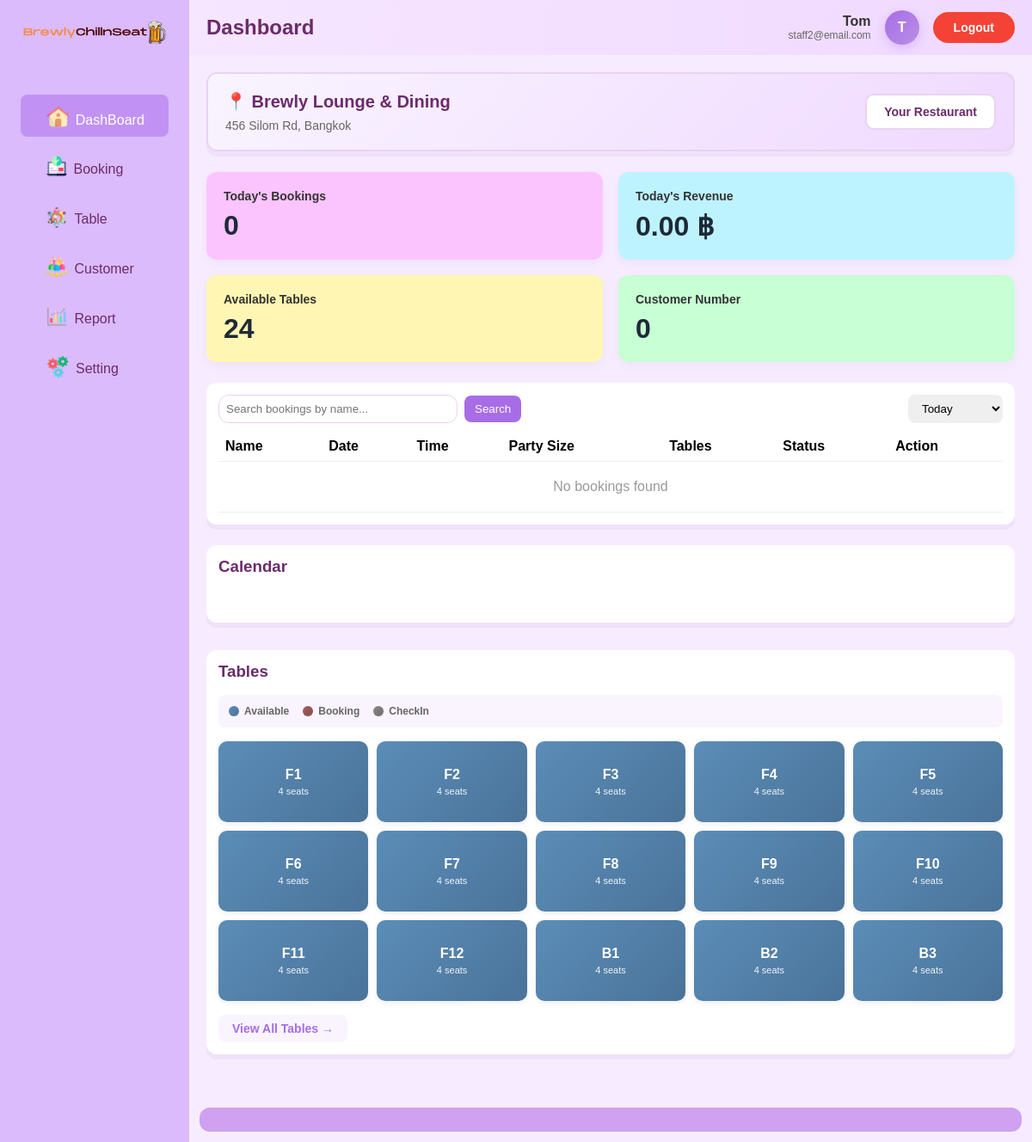
Screenshot of /project/staff/index.php (signed in) with the database file from the repository.
### tables this page shows
CREATE TABLE `restaurant` (
  `restaurant_id` int(11) NOT NULL,
  `rest_name` varchar(100) NOT NULL,
  `rest_description` text NOT NULL,
  `open_time` time NOT NULL,
  `close_time` time NOT NULL,
  `rest_phone` varchar(10) NOT NULL,
  `rest_status` enum('OPEN','CLOSED') DEFAULT 'OPEN',
  `rest_address` text NOT NULL,
  `rest_email` varchar(100) NOT NULL
);

CREATE TABLE `table` (
  `table_id` int(11) NOT NULL,
  `area_id` int(11) NOT NULL,
  `table_number` varchar(10) NOT NULL,
  `capacity` int(10) UNSIGNED NOT NULL,
  `table_status` enum('AVAILABLE','OCCUPIED','UNAVAILABLE') DEFAULT 'AVAILABLE'
);

### project/staff/dashboard.php (the view, shortened to what this page needs)
<?php
require_once '../connect.php';
$staff_restaurant_id = $_SESSION['restaurant_id'] ?? null;
$sql = "SELECT * FROM restaurant WHERE restaurant_id = ? LIMIT 1";
$stmt = $mysqli->prepare($sql);
$stmt->bind_param("i", $staff_restaurant_id);
$stmt->execute();
$result = $stmt->get_result();
$restaurant = $result->fetch_assoc();
$sql = "SELECT COUNT(*) as total
        FROM reservation
        WHERE reserve_date = CURDATE()
        AND reserve_status != 'CANCELLED'
        AND restaurant_id = ?";
$stmt = $mysqli->prepare($sql);
$stmt->bind_param("i", $staff_restaurant_id);
$stmt->execute();
$result = $stmt->get_result();
$todayBookings = $result->fetch_assoc()['total'];
$sql = "SELECT COALESCE(SUM(p.payment_amount), 0) as total
        FROM payment p
        INNER JOIN reservation r ON p.reserve_id = r.reserve_id
        WHERE DATE(p.paid_at) = CURDATE()
        AND p.payment_status = 'PAID'
        AND r.reserve_status != 'CANCELLED'
        AND r.restaurant_id = ?";
$stmt = $mysqli->prepare($sql);
$stmt->bind_param("i", $staff_restaurant_id);
$stmt->execute();
$result = $stmt->get_result();
$todayRevenue = $result->fetch_assoc()['total'];
$sql = "SELECT COUNT(*) as total
        FROM `table` t
        INNER JOIN area a ON t.area_id = a.area_id
        WHERE t.table_status = 'AVAILABLE'
        AND a.restaurant_id = ?
        AND NOT EXISTS (
            SELECT 1
            FROM reservation r
            INNER JOIN reservation_tables rt ON r.reserve_id = rt.reserve_id
            WHERE rt.table_id = t.table_id
            AND r.reserve_status IN ('CONFIRMED', 'HOLD')
            AND DATE(r.reserve_date) = CURDATE()
        )";
$stmt = $mysqli->prepare($sql);
$stmt->bind_param("i", $staff_restaurant_id);
$stmt->execute();
$result = $stmt->get_result();
$availableTables = $result->fetch_assoc()['total'];
$sql = "SELECT COUNT(DISTINCT r.user_id) as total
        FROM reservation r
        INNER JOIN user u ON r.user_id = u.user_id
        WHERE r.reserve_date = CURDATE()
        AND r.reserve_status != 'CANCELLED'
        AND r.restaurant_id = ?
        AND u.is_active = 'Y'";
$stmt = $mysqli->prepare($sql);
$stmt->bind_param("i", $staff_restaurant_id);
$stmt->execute();
$result = $stmt->get_result();
$customerNumber = $result->fetch_assoc()['total'];
$searchName = isset($_GET['search']) ? trim($_GET['search']) : '';
$bookings = [];
$sql = "SELECT
            t.table_id,
            t.table_number,
            t.capacity,
            a.area_id,
            CASE
                -- ถ้าโต๊ะถูก set เป็น UNAVAILABLE ใน table (ปิดใช้งานชั่วคราว)
                WHEN t.table_status = 'UNAVAILABLE' THEN 'UNAVAILABLE'
                -- ถ้ามีการจองที่ CONFIRMED หรือ HOLD วันนี้
                WHEN EXISTS (
                    SELECT 1
                    FROM reservation r
                    JOIN reservation_tables rt ON r.reserve_id = rt.reserve_id
                    WHERE rt.table_id = t.table_id
                    AND r.reserve_status IN ('CONFIRMED', 'HOLD')
                    AND DATE(r.reserve_date) = CURDATE()
                ) THEN 'OCCUPIED'
                -- ถ้าไม่มีเงื่อนไขใดเป็นจริง = ว่าง
                ELSE 'AVAILABLE'
            END as table_status
        FROM `table` t
        INNER JOIN area a ON t.area_id = a.area_id
        WHERE a.restaurant_id = ?
        ORDER BY a.area_id, t.table_id
        LIMIT 15";
$stmt = $mysqli->prepare($sql);
$stmt->bind_param("i", $staff_restaurant_id);
$stmt->execute();
$result = $stmt->get_result();
$tables = [];
while ($row = $result->fetch_assoc()) {
    $tables[] = $row;
}
?>
<div class="card" style="margin-bottom: 24px; padding: 20px; background: linear-gradient(135deg, #f9f4ff 0%, #f0d9ff 100%); border: 2px solid #e8d3f2;">
    <div style="display: flex; justify-content: space-between; align-items: center; flex-wrap: wrap; gap: 16px;">
        <div>
            <h3 style="margin: 0 0 8px 0; color: #6b2b6b; font-size: 20px; font-weight: 700;">
                📍 <?= htmlspecialchars($restaurant['rest_name']) ?>
            </h3>
            <p style="margin: 0; color: #666; font-size: 14px;">
                <?= htmlspecialchars($restaurant['rest_address']) ?>
            </p>
        </div>
        <div style="padding: 10px 20px; background: white; border-radius: 10px; border: 2px solid #e8d3f2;">
            <span style="font-weight: 600; color: #6b2b6b; font-size: 14px;">Your Restaurant</span>
        </div>
    </div>
</div>
<div class="stats-grid">
    <div class="stat-card" style="background:#fbc4ff;">
        <div class="stat-label">Today's Bookings</div>
        <div class="stat-value"><?= $todayBookings ?></div>
    </div>
    <div class="stat-card" style="background:#bdf3ff;">
        <div class="stat-label">Today's Revenue</div>
        <div class="stat-value"><?= number_format($todayRevenue, 2) ?> ฿</div>
    </div>
    <div class="stat-card" style="background:#fff6b3;">
        <div class="stat-label">Available Tables</div>
        <div class="stat-value"><?= $availableTables ?></div>
    </div>
    <div class="stat-card" style="background:#c8ffd4;">
        <div class="stat-label">Customer Number</div>
        <div class="stat-value"><?= $customerNumber ?></div>
    </div>
</div>
<div class="card">
    <div class="controls">
        <form method="GET" style="display:flex;gap:8px;width:100%;align-items:center">
            <input
                class="search"
                name="search"
                placeholder="Search bookings by name..."
                value="<?= htmlspecialchars($searchName) ?>">
            <button type="submit" class="btn primary">Search</button>
            <select class="btn" style="margin-left:auto">
                <option>Today</option>
            </select>
        </form>
    </div>
    <table class="table">
        <thead>
            <tr>
                <th>Name</th>
                <th>Date</th>
                <th>Time</th>
                <th>Party Size</th>
                <th>Tables</th>
                <th>Status</th>
                <th>Action</th>
            </tr>
        </thead>
        <tbody>
            <?php if (empty($bookings)): ?>
                <tr>
                    <td colspan="7" style="text-align:center;padding:20px;color:#999">
                        No bookings found
                    </td>
                </tr>
            <?php endif; ?>
        </tbody>
    </table>
</div>
<div class="dashboard-grid">
    <div class="card">
        <h3 style="margin:0 0 16px 0;color:#6b2b6b">Calendar</h3>
        <div id="calendar"></div>
    </div>
    <div class="card">
        <h3 style="margin:0 0 16px 0;color:#6b2b6b">Tables</h3>
        <div class="mini-legend">
            <div class="legend-item">
                <span class="legend-dot" style="background: linear-gradient(135deg, #5b8db8 0%, #4a7399 100%);"></span>
                <span>Available</span>
            </div>
            <div class="legend-item">
                <span class="legend-dot" style="background: linear-gradient(135deg, #a0605f 0%, #8b4a49 100%);"></span>
                <span>Booking</span>
            </div>
            <div class="legend-item">
                <span class="legend-dot" style="background: linear-gradient(135deg, #8a8a8a 0%, #6b6b6b 100%);"></span>
                <span>CheckIn</span>
            </div>
        </div>
        <div class="mini-table-grid">
            <?php foreach($tables as $table):
                $statusClass = 'status-' . strtolower($table['table_status']);
            ?>
                <div class="mini-table-cell <?= $statusClass ?>"
                     onclick="viewTableDetails(<?= $table['table_id'] ?>)">
                    <div class="mini-table-number"><?= htmlspecialchars($table['table_number']) ?></div>
                    <div class="mini-table-seats"><?= $table['capacity'] ?> seats</div>
                </div>
            <?php endforeach; ?>
        </div>
        <a href="?page=tables" class="view-all-link">View All Tables →</a>
    </div>
</div>

### project/staff/assets/css/styles.css (style rules this page uses)
body { font-family: Arial, Helvetica, sans-serif;background:#f7ecff;margin:0 }
.card { background:white;border-radius:12px;padding:14px;box-shadow:0 6px 0 rgba(179,148,200,0.12);margin-bottom:14px }
.table { width:100%;border-collapse:collapse }
.table th,.table td { padding:8px;text-align:left;border-bottom:1px solid #eee }
.controls { display:flex;gap:8px;align-items:center;margin-bottom:10px }
.btn { padding:8px 12px;border-radius:8px;border:none;cursor:pointer }
.btn.primary { background:#a76de6;color:white }
.status-available { background:#dff0e6 }
.search { padding:8px;border-radius:12px;border:1px solid #e8d3f2;width:260px }

### rows the page displays
restaurant: rest_name "Brewly Lounge & Dining", rest_address "456 Silom Rd, Bangkok"
table: table_number "F1", capacity "4"
table: table_number "F2", capacity "4"
table: table_number "F3", capacity "4"
table: table_number "F4", capacity "4"
table: table_number "F5", capacity "4"
table: table_number "F6", capacity "4"
table: table_number "F7", capacity "4"
table: table_number "F8", capacity "4"
table: table_number "F9", capacity "4"
table: table_number "F10", capacity "4"
table: table_number "F11", capacity "4"
table: table_number "F12", capacity "4"
table: table_number "B1", capacity "4"
table: table_number "B2", capacity "4"
table: table_number "B3", capacity "4"

### other values shown
$pageTitle "Dashboard"
$staffName "Tom"
$staffEmail "staff2@email.com"
substr($staffName, 0, 1) "T"
$todayBookings "0"
$todayRevenue "0.00"
$availableTables "24"
$customerNumber "0"
